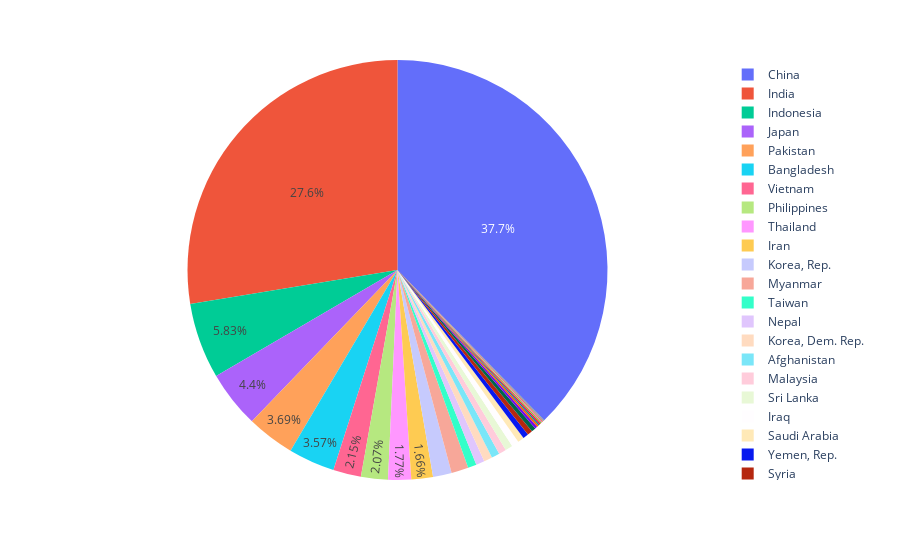

The notebook cell this image was saved under:
### Code cell
import plotly.express as px

df = px.data.gapminder().query("continent == 'Asia'")
fig = px.pie(df, values='pop', names='country')
fig.update_traces(textposition='inside')
fig.update_layout(uniformtext_minsize=12, uniformtext_mode='hide')
fig.show()

### Figure 1 — Plotly figure (JSON) as saved in the notebook; plotly's stock layout.template omitted (floating-point values rounded to 4 significant figures; data arrays with more than 128 entries replaced by an {"elided": "..."} marker saying what was removed)
{"data": [{"domain": {"x": [0, 1], "y": [0, 1]}, "hovertemplate": "country=%{label}<br>pop=%{value}<extra></extra>", "labels": {"elided": "396 str values"}, "legendgroup": "", "name": "", "showlegend": true, "textposition": "inside", "type": "pie", "values": {"elided": "396 int values"}}], "layout": {"legend": {"tracegroupgap": 0}, "margin": {"t": 60}, "uniformtext": {"minsize": 12, "mode": "hide"}}}
